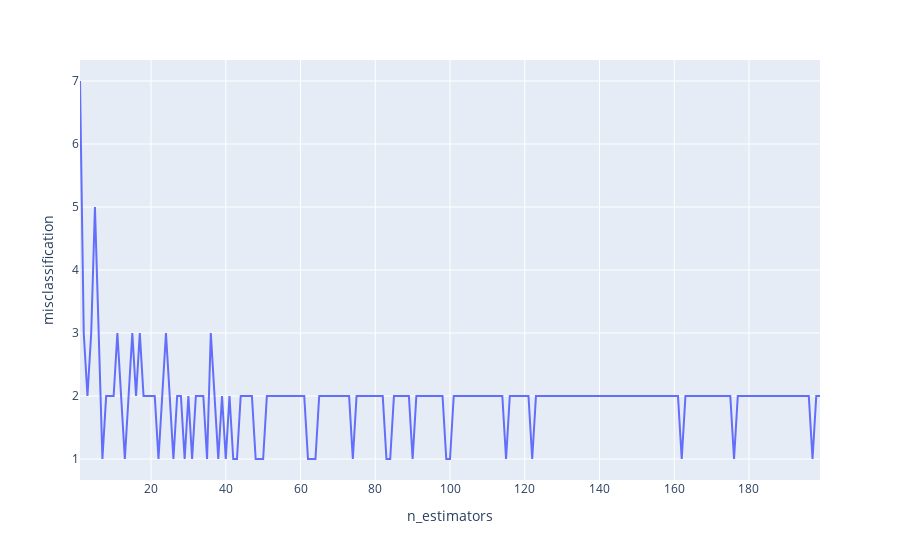

Here is the notebook cell this chart was saved with:
### Code cell
fig = px.line(x=range(1,200),y=misclassification,labels={"x": "n_estimators",  "y": "misclassification"})
fig.show()

### Figure 1 — Plotly figure (JSON) as saved in the notebook; plotly's stock layout.template omitted (floating-point values rounded to 4 significant figures; data arrays with more than 128 entries replaced by an {"elided": "..."} marker saying what was removed)
{"data": [{"hovertemplate": "n_estimators=%{x}<br>misclassification=%{y}<extra></extra>", "legendgroup": "", "line": {"color": "#636efa", "dash": "solid"}, "marker": {"symbol": "circle"}, "mode": "lines", "name": "", "orientation": "v", "showlegend": false, "type": "scatter", "x": {"elided": "199 int values"}, "xaxis": "x", "y": {"elided": "199 int values"}, "yaxis": "y"}], "layout": {"legend": {"tracegroupgap": 0}, "margin": {"t": 60}, "xaxis": {"anchor": "y", "domain": [0, 1], "title": {"text": "n_estimators"}}, "yaxis": {"anchor": "x", "domain": [0, 1], "title": {"text": "misclassification"}}}}
